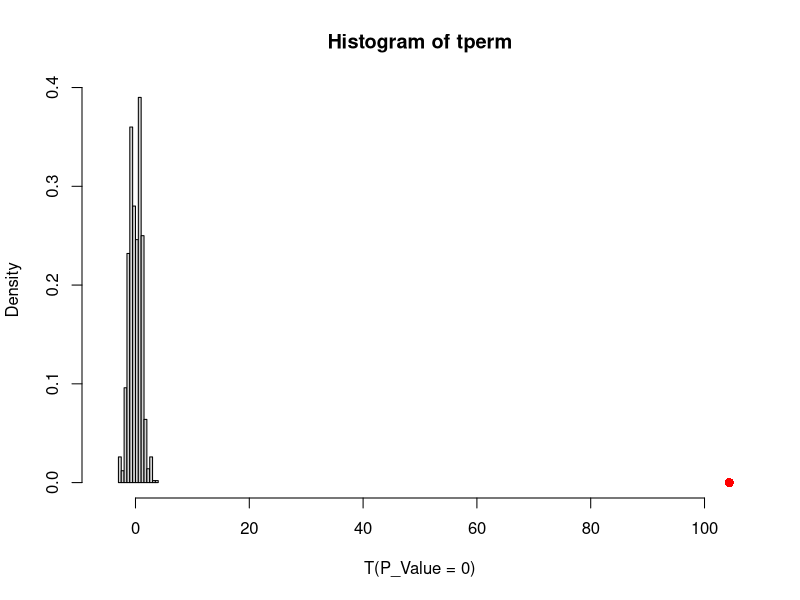
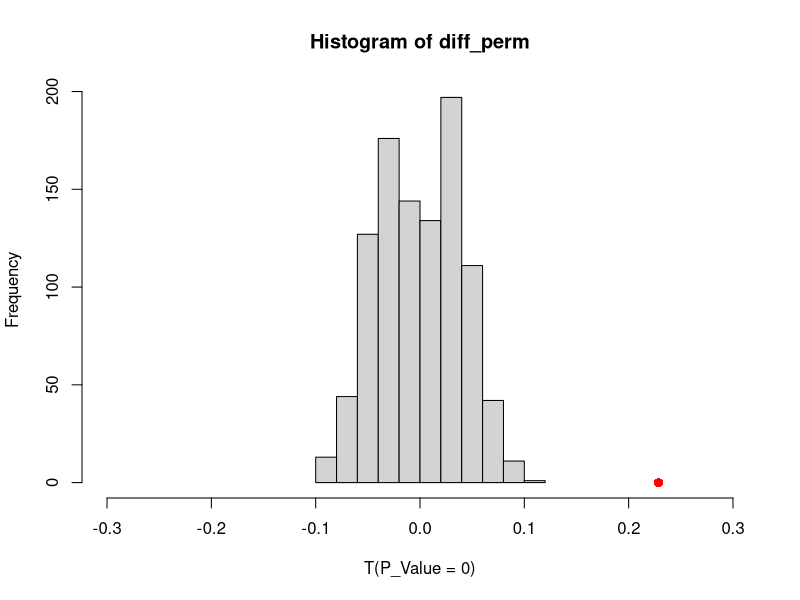

The R source for these figures, in order:
# Permutation Test

# CIFAR10과 TinyImageNet의 Cosine Similarity 
x = c(0.9836458, 0.98679346, 0.97652966, 0.9875398, 0.96775347, 0.98156935, 0.9777201, 0.97770274, 0.9868976, 0.97849494,
      0.96807307, 0.9782228, 0.97763, 0.97853947, 0.9845965, 0.9834155, 0.97115946, 0.98483765, 0.97235817, 0.9765884)

# WM811K와 Mixed WM811K의 Cosine Similarity 
y = c(0.7436851, 0.7385785, 0.7498541, 0.7495987, 0.74609363, 0.74981433, 0.7506356, 0.7440469, 0.75910604, 0.764551,
      0.7503272, 0.75200033, 0.7489456, 0.7673101, 0.74372, 0.7473218, 0.74083483, 0.7557458, 0.7614375, 0.74430144)

z = c(x, y)

# Method 1. Using t-test 
N<-length(z);m<-length(x)
B<-1000;tperm = numeric(B)

tobs<-t.test(x,y)$statistic

for(i in 1:B){
  idx<-sample(1:N, size = m, replace=F)
  tperm[i] = t.test(z[idx],z[-idx])$statistic
}

mean(abs(tperm)>tobs) # p-value = 0, 즉 두 진단간 평균차이는 유의하다.
hist(tperm, freq=F, xlab="T(P_Value = 0)", xlim = c(-5,105))
points(tobs,0,col="red", pch=16,cex=1.2)


# Method 2. 
diff = mean(x) - mean(y)
diff # 0.228608
B = 1000;diff_perm = numeric(B)

for(i in 1:B){
  idx<-sample(1:N, size = m, replace=F)
  diff_perm[i] = mean(z[idx])-mean(z[-idx])
}
hist(diff_perm, xlab="T(P_Value = 0)", xlim = c(-0.3,0.3))
points(diff,0,col="red", pch=16,cex=1.2)
mean(abs(diff_perm)>diff) # p-value = 0, 즉 두 진단간 평균차이는 유의하다.

